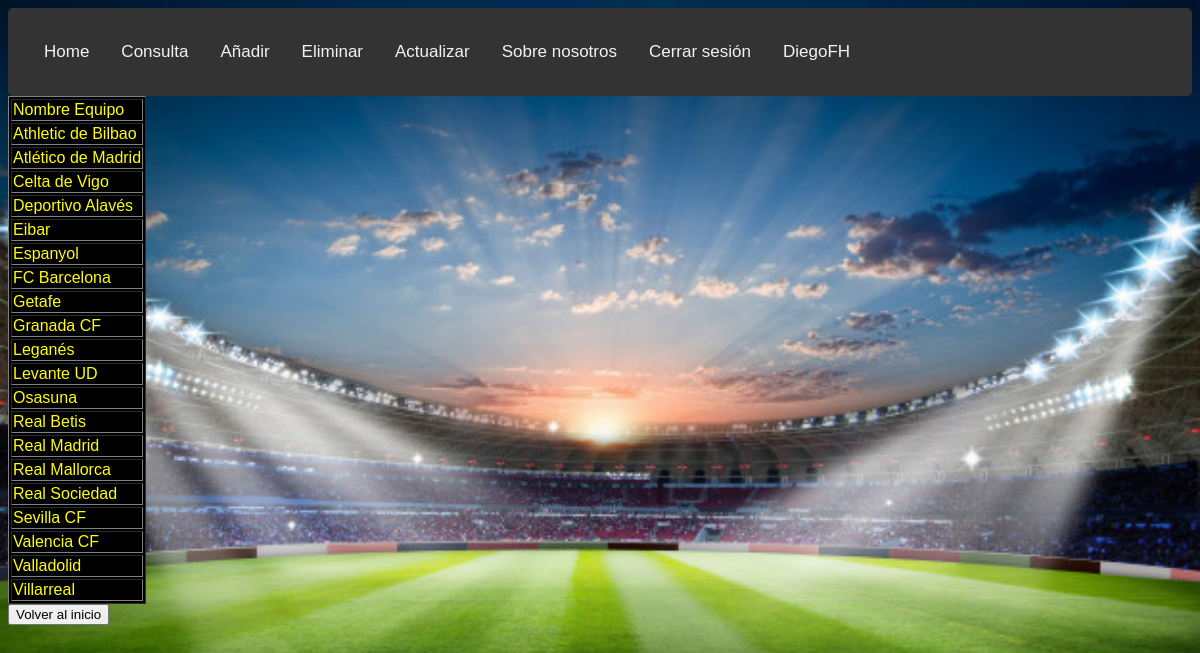
Page /consulta_insert_equipos.php (signed in) on the committed database.
### tables this page shows
CREATE TABLE `equipos`  (
  `nombre_equipo` varchar(30) NOT NULL,
  PRIMARY KEY (`nombre_equipo`) USING BTREE
);

### consulta_insert_equipos.php (the view, shortened to what this page needs)
<?php
	if(!isset($_SESSION["usuario"])){
		header("Location: index.php");
		die();
	}
	else{
		?>
<html>
<head>
<link rel="stylesheet" type="text/css" media="screen" href="style.css" />
</head>
<div class="topnav">
  <a href="index2.php">Home</a>
  <a href="consultar_index.php">Consulta</a>
  <a href="añadir_datos_index.php">Añadir</a>
  <a href="eliminar_index.php">Eliminar</a>
  <a href="update_index.php">Actualizar</a>
  <a href="sobre_nosotros.php">Sobre nosotros</a>
  <a href="sesion_cerrar.php">Cerrar sesión</a>
  <?php $usuario = $_SESSION["usuario"]; echo "<a href='perfil.php'> $usuario </a>"; ?>
</div>
<body>
<?php
	$conexion = mysqli_connect("localhost","usuario","Usuario_2019","futgol");
	mysqli_select_db($conexion,"futgol") or die ("No se puede seleccionar la BD");
	$resultado = mysqli_query($conexion, "select * from equipos");
	$numr = mysqli_num_rows($resultado);
?>
	<table border="1px" style="background-color:black">
		<tr>
			<td>
				Nombre Equipo
			</td>
		</tr>
		<?php
			if($numr > 0){
				for ($i = 0; $i < $numr; $i++){
					echo "<tr>";
					$fila = mysqli_fetch_array($resultado,MYSQLI_ASSOC);
					echo "<td>".$fila["nombre_equipo"]."</td>";
					echo "</tr>";
				}
			}
		?>
	</table>
	<button onclick=window.location.href='index2.php'>Volver al inicio</button>
</body>
</html>
<?php
	}?>

### style.css (style rules this page uses)
body { font-family: Arial, Helvetica, sans-serif; color: yellow; }
div { border-radius: 5px; color: yellow; padding: 20px; }
body { background-image: url("fondo1.jpeg"); background-repeat: no-repeat; background-size: 100% 100%; color: yellow; }
.topnav { background-color: #333; overflow: hidden; }
.topnav a { float: left; color: #f2f2f2; text-align: center; padding: 14px 16px; text-decoration: none; font-size: 17px; }

### rows in the picture
equipos: nombre_equipo "Athletic de Bilbao"
equipos: nombre_equipo "Atlético de Madrid"
equipos: nombre_equipo "Celta de Vigo"
equipos: nombre_equipo "Deportivo Alavés"
equipos: nombre_equipo "Eibar"
equipos: nombre_equipo "Espanyol"
equipos: nombre_equipo "FC Barcelona"
equipos: nombre_equipo "Getafe"
equipos: nombre_equipo "Granada CF"
equipos: nombre_equipo "Leganés"
equipos: nombre_equipo "Levante UD"
equipos: nombre_equipo "Osasuna"
equipos: nombre_equipo "Real Betis"
equipos: nombre_equipo "Real Madrid"
equipos: nombre_equipo "Real Mallorca"
equipos: nombre_equipo "Real Sociedad"
equipos: nombre_equipo "Sevilla CF"
equipos: nombre_equipo "Valencia CF"
equipos: nombre_equipo "Valladolid"
equipos: nombre_equipo "Villarreal"

### other values in the picture
$usuario "DiegoFH"
